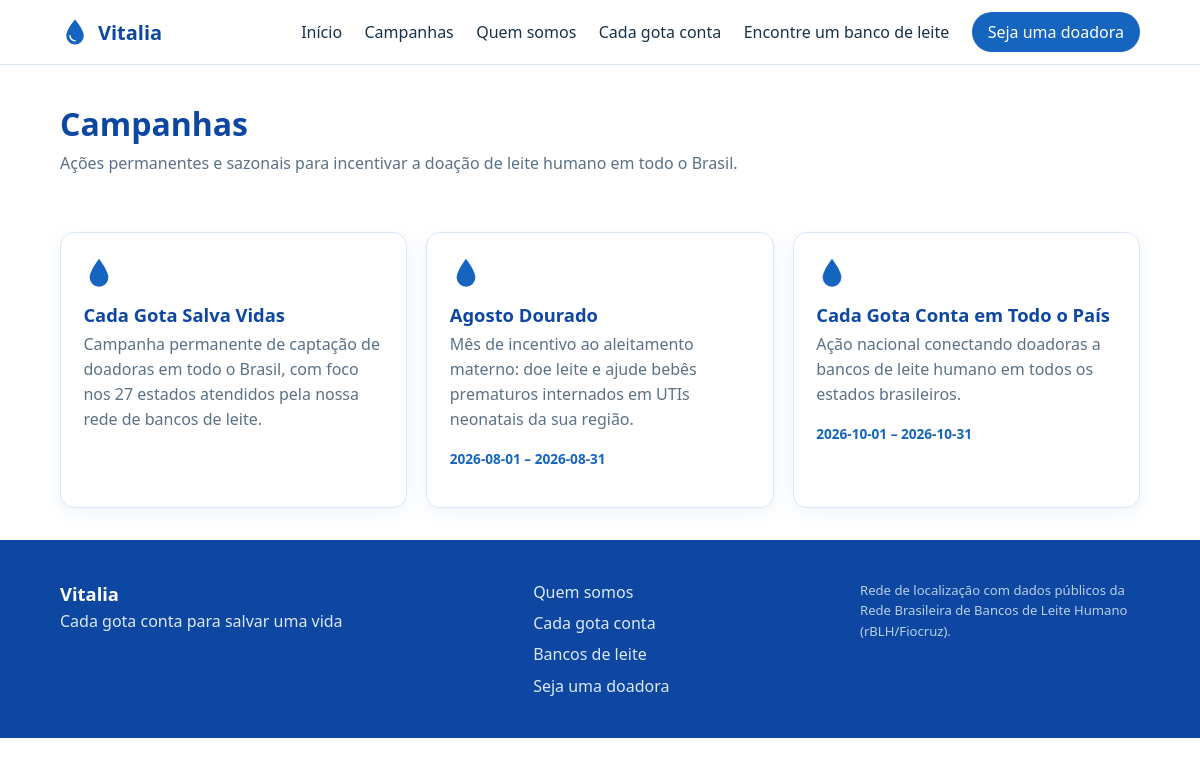
The page /campanhas on the database its author committed.
### tables this page shows
CREATE TABLE campanhas (
  id          INTEGER PRIMARY KEY AUTOINCREMENT,
  titulo      TEXT NOT NULL,
  resumo      TEXT NOT NULL,
  conteudo    TEXT,
  imagem_url  TEXT,
  data_inicio DATE,
  data_fim    DATE,
  ativa       INTEGER NOT NULL DEFAULT 1 CHECK (ativa IN (0,1)),
  ordem       INTEGER NOT NULL DEFAULT 0,
  criado_em   TEXT NOT NULL DEFAULT (datetime('now'))
);

### app/routers/pages.py (the view)
@router.get("/campanhas")
def campanhas(request: Request, db: sqlite3.Connection = Depends(get_db)):
    ctx = {"request": request, "campanhas": repo.list_campanhas_ativas(db)}
    return templates.TemplateResponse(request, "campanhas.html", ctx)

### app/templates/campanhas.html (shortened to what this page needs)
{% extends "base.html" %}
{% block content %}
<section class="page-header">
  <div class="container">
    <h1>Campanhas</h1>
    <p>Ações permanentes e sazonais para incentivar a doação de leite humano em todo o Brasil.</p>
  </div>
</section>
<section class="container">
  {% if campanhas %}
    <div class="card-grid">
      {% for c in campanhas %}
        {% include "partials/_campanha_card.html" %}
      {% endfor %}
    </div>
  {% else %}
    <p>Nenhuma campanha ativa no momento.</p>
  {% endif %}
</section>
{% endblock %}

### app/templates/partials/_campanha_card.html
<article class="card campanha-card">
  <div class="card-icon" aria-hidden="true">
    <svg viewBox="0 0 24 24"><path d="M12 2C12 2 5 11 5 16a7 7 0 0 0 14 0C19 11 12 2 12 2Z" fill="var(--color-primary)"/></svg>
  </div>
  <h3>{{ c.titulo }}</h3>
  <p>{{ c.resumo }}</p>
  {% if c.data_inicio or c.data_fim %}
    <p class="campanha-datas">
      {% if c.data_inicio %}{{ c.data_inicio }}{% endif %}
      {% if c.data_fim %} – {{ c.data_fim }}{% endif %}
    </p>
  {% endif %}
</article>

### app/static/css/style.css (style rules this page uses)
:root { --color-primary: #1565c0; --color-primary-dark: #0d47a1; --color-primary-light: #64b5f6; --color-bg: #ffffff; --color-bg-soft: #f2f7fd; --color-text: #16324a; --color-text-muted: #5a7186; --color-border: #dbe7f3; --color-success-bg: #e6f6ec; --color-success-text: #1e7e42; --radius: 14px; --shadow: 0 4px 18px rgba(21, 101, 192, 0.08); --max-width: 1120px; font-size: 16px; }
* { box-sizing: border-box; }
body { margin: 0; font-family: "Segoe UI", Roboto, Helvetica, Arial, sans-serif; color: var(--color-text); background: var(--color-bg); line-height: 1.55; }
h1, h2, h3 { line-height: 1.2; color: var(--color-primary-dark); }
h1 { font-size: 2rem; margin: 0 0 0.5rem; }
h3 { font-size: 1.15rem; margin: 0 0 0.4rem; }
p { margin: 0 0 1rem; color: var(--color-text-muted); }
.container { max-width: var(--max-width); margin: 0 auto; padding: 0 1.25rem; }
.card-grid { display: grid; grid-template-columns: repeat(auto-fit, minmax(260px, 1fr)); gap: 1.2rem; margin: 1.5rem 0; }
.card { background: #fff; border: 1px solid var(--color-border); border-radius: var(--radius); padding: 1.4rem; box-shadow: var(--shadow); }
.card-icon svg { width: 32px; height: 32px; margin-bottom: 0.6rem; }
.campanha-datas { font-size: 0.85rem; color: var(--color-primary); font-weight: 600; }
.page-header { padding: 2.5rem 0 1rem; }

### rows shown on the page
campanhas: titulo "Cada Gota Salva Vidas", resumo "Campanha permanente de captação de doadoras em todo o Brasil, com foco nos 27 estados atendidos pela nossa rede de bancos de leite."
campanhas: titulo "Agosto Dourado", resumo "Mês de incentivo ao aleitamento materno: doe leite e ajude bebês prematuros internados em UTIs neonatais da sua região.", data_inicio "2026-08-01", data_fim "2026-08-31"
campanhas: titulo "Cada Gota Conta em Todo o País", resumo "Ação nacional conectando doadoras a bancos de leite humano em todos os estados brasileiros.", data_inicio "2026-10-01", data_fim "2026-10-31"

### other values the page prints
{{ APP_NAME }} "Vitalia"
{{ APP_TAGLINE }} "Cada gota conta para salvar uma vida"
